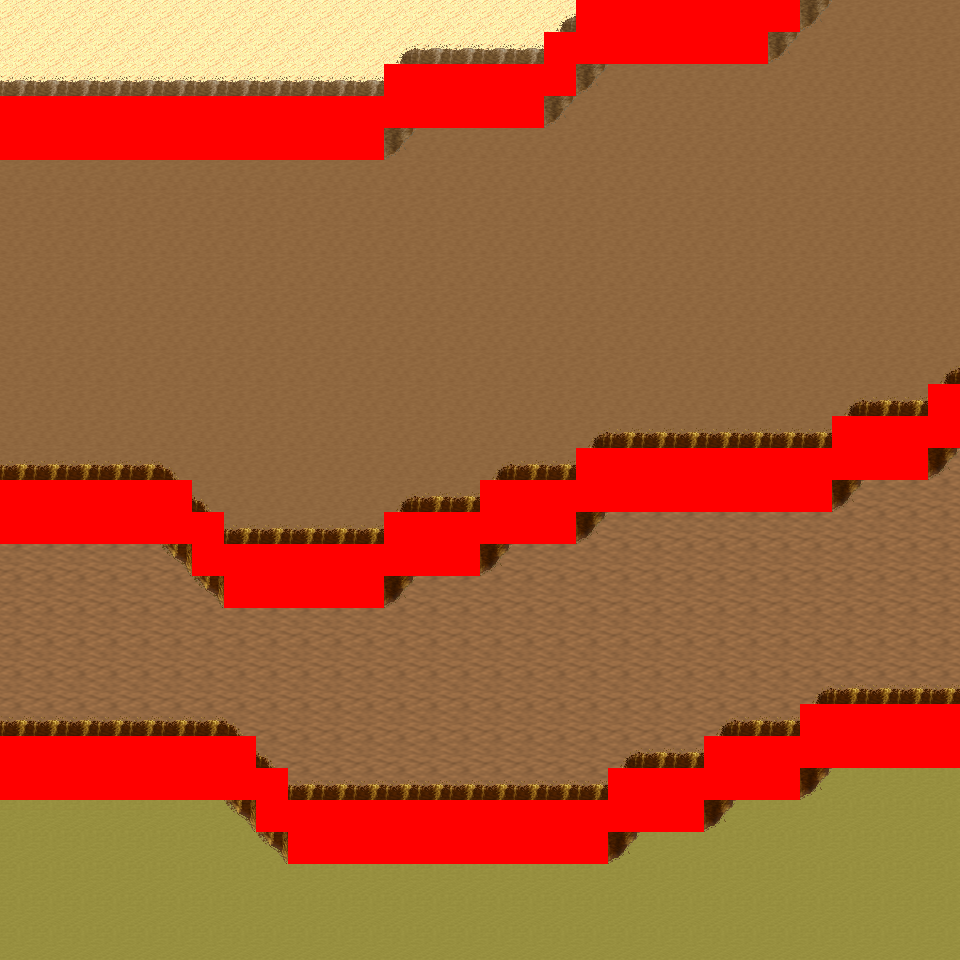

A 2D game scene composited from a Tiled map and its tileset images. What follows is a short description and the map's XML, with each tile layer's data collapsed to a summary:
An orthogonal 30x30 tile map with 32x32 px tiles, 6 tile layers (Ground, Object, Object2, Above, ...), 8 tilesets and 6 objects (6x mapExit).

<map version="1.0" orientation="orthogonal" renderorder="right-down" width="30" height="30" tilewidth="32" tileheight="32" nextobjectid="7">
  <tileset firstgid="1" name="tileset_logic_collision" tilewidth="32" tileheight="32" tilecount="1" columns="1">
    <image source="../drawable/tileset_logic_collision.png" width="32" height="32" />
  </tileset>
  <tileset firstgid="2" name="tileset_ground_ground" tilewidth="32" tileheight="32" tilecount="33" columns="3">
    <image source="../drawable/tileset_ground_ground.png" width="96" height="352" />
  </tileset>
  <tileset firstgid="35" name="tileset_ground_ridge_earth_pale" tilewidth="32" tileheight="32" tilecount="96" columns="12">
    <image source="../drawable/tileset_ground_ridge_earth_pale.png" width="384" height="256" />
  </tileset>
  <tileset firstgid="131" name="tileset_ground_ridge_earth_dark" tilewidth="32" tileheight="32" tilecount="96" columns="12">
    <image source="../drawable/tileset_ground_ridge_earth_dark.png" width="384" height="256" />
  </tileset>
  <tileset firstgid="227" name="tileset_terrain_desert" tilewidth="32" tileheight="32" tilecount="88" columns="8">
    <image source="../drawable/tileset_terrain_desert.png" width="256" height="352" />
  </tileset>
  <tileset firstgid="315" name="tileset_plant_tree_tree_darkgreen" tilewidth="32" tileheight="32" tilecount="88" columns="8">
    <image source="../drawable/tileset_plant_tree_tree_darkgreen.png" width="256" height="352" />
  </tileset>
  <tileset firstgid="403" name="tileset_ground_sand_2" tilewidth="32" tileheight="32" tilecount="15" columns="5">
    <image source="../drawable/tileset_ground_sand_2.png" width="160" height="96" />
  </tileset>
  <tileset firstgid="418" name="tileset_plant_cactus_2" tilewidth="32" tileheight="32" tilecount="10" columns="5">
    <image source="../drawable/tileset_plant_cactus_2.png" width="160" height="64" />
  </tileset>
  <layer name="Ground" width="30" height="30">
    <data>[900 cells, 900 non-empty, 4 distinct tile ids]</data>
  </layer>
  <layer name="Object" width="30" height="30">
    <data>[900 cells, 264 non-empty, 18 distinct tile ids]</data>
  </layer>
  <layer name="Object2" width="30" height="30">
    <data>[900 cells, 0 non-empty, 0 distinct tile ids]</data>
  </layer>
  <layer name="Above" width="30" height="30">
    <data>[900 cells, 0 non-empty, 0 distinct tile ids]</data>
  </layer>
  <layer name="Above2" width="30" height="30">
    <data>[900 cells, 0 non-empty, 0 distinct tile ids]</data>
  </layer>
  <layer name="Walkable" width="30" height="30">
    <data>[900 cells, 169 non-empty, 1 distinct tile ids]</data>
  </layer>
  <objectgroup name="MapEvents">
    <object id="1" name="north" type="mapExit" x="0" y="0" width="576" height="32">
      <properties>
        <property name="map" value="level_0_x34_y146" />
        <property name="x" value="0" />
        <property name="y" value="28" />
      </properties>
    </object>
    <object id="2" name="north2" type="mapExit" x="800" y="0" width="160" height="32">
      <properties>
        <property name="map" value="level_0_x34_y146" />
        <property name="x" value="25" />
        <property name="y" value="28" />
      </properties>
    </object>
    <object id="3" name="south" type="mapExit" x="0" y="928" width="960" height="32">
      <properties>
        <property name="map" value="level_0_x34_y148" />
        <property name="x" value="0" />
        <property name="y" value="1" />
      </properties>
    </object>
    <object id="4" name="east" type="mapExit" x="928" y="0" width="32" height="384">
      <properties>
        <property name="map" value="level_0_x35_y147" />
        <property name="x" value="1" />
        <property name="y" value="0" />
      </properties>
    </object>
    <object id="5" name="east2" type="mapExit" x="928" y="448" width="32" height="256">
      <properties>
        <property name="map" value="level_0_x35_y147" />
        <property name="x" value="1" />
        <property name="y" value="14" />
      </properties>
    </object>
    <object id="6" name="east3" type="mapExit" x="928" y="768" width="32" height="192">
      <properties>
        <property name="map" value="level_0_x35_y147" />
        <property name="x" value="1" />
        <property name="y" value="24" />
      </properties>
    </object>
  </objectgroup>
</map>
